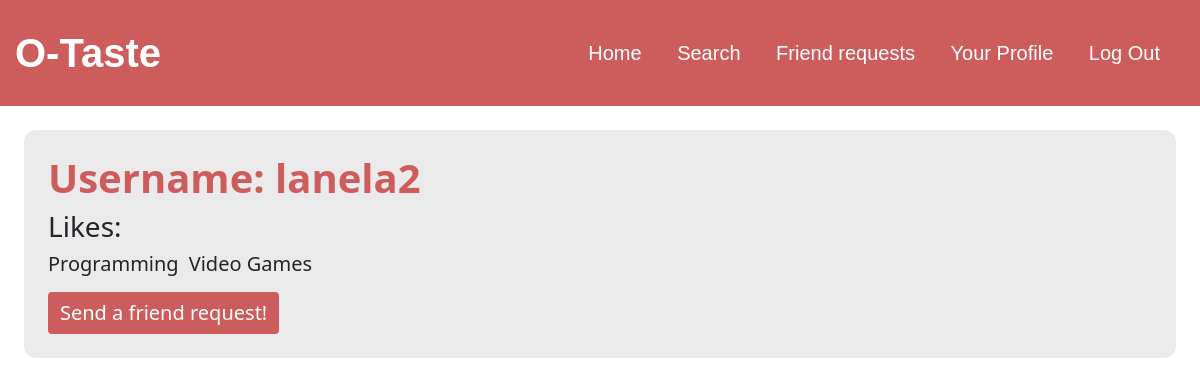
The app's page /other_profile?userId=3 (signed in) with its own data.
### tables this page shows
CREATE TABLE users (id INTEGER PRIMARY KEY AUTOINCREMENT NOT NULL, username TEXT NOT NULL, hash TEXT NOT NULL, birthday text not null, gender text not null, email text not null);

CREATE TABLE "areas" (id integer primary key autoincrement not null, name text(50) not null);

### app.py (the view)
@app.route("/other_profile")
def other_profile():
    def set_profile(id):
        friends = False
        request_sent = False
        request_received = False
        rows = db.execute("SELECT username, email FROM users WHERE id = ?", id)
        user = rows[0]
        user_interests = db.execute("SELECT a.name FROM interests i join areas a on a.id = i.areaId WHERE i.userId = ?", id)
        interests = db.execute("SELECT name FROM areas order by name")
        user_friends = db.execute("select u.username from users u join connections c on c.connectionId = u.id where c.userId = ?", id)
        rows = db.execute("select id, date from connections where userId = ? and connectionId = ?", id, session["user_id"])
        if rows:
            friends = True
            user["date"] = rows[0]["date"]
        else:
            rows = db.execute("select id from friendRequest where senderId = ? and receiverId = ?", session["user_id"], id)
            if rows:
                request_sent = True
            else:
                rows = db.execute("select id from friendRequest where senderId = ? and receiverId = ?", id, session["user_id"])
                if rows:
                    request_received = True
        return user, user_interests, interests, user_friends, friends, request_sent, request_received
    id = request.args.get("userId")
    user, user_interests, interests, user_friends, friends, request_sent, request_received = set_profile(id)
    return render_template(
        "other_profile.html",
        user=user,
        user_interests=user_interests,
        interests=interests,
        user_friends=user_friends,
        id=id,
        friends=friends,
        request_sent=request_sent,
        request_received=request_received
        ), 200

### app.py (called while the page is built)
@app.after_request
def after_request(response):
    response.headers["Cache-Control"] = "no-cache, no-store, must-revalidate"
    response.headers["Expires"] = 0
    response.headers["Pragma"] = "no-cache"
    return response

### templates/other_profile.html (shortened to what this page needs)
{% extends "layout.html" %}
{% block main %}
    <div class="mx-4 my-4">
        <section class="background px-4 py-4 mb-2">
            <h1 class="title">Username: {{ user.username }}</h1>
            <h3>Likes: </h3>
            {% if user_interests %}
                <div class="mb-4">
                    {% for interest in user_interests %}
                        <h5 class="like-display"> {{ interest.name }} </h5>
                    {% endfor %}
                </div>
            {% else %}
                <p>They have no interests</p>
            {% endif %}
            <br>
            <div class="text-left">
                {% if friends %}
                    <p>friends since {{ user.date }}</p>
                    <form action="/delete_friend"  method="post">
                        <input type="hidden" name="userId" value="{{ id }}">
                        <button class="btn btn-primary-name" type="submit" style="background-color: indianred; color: white; border:none; font-size: 20px;">Delete friend</button>
                    </form>
                {% else %}
                    {% if request_received  %}
                        <form action="/accept_request"  method="post">
                            <input type="hidden" name="userId" value="{{ id }}">
                            <button class="btn btn-primary-name" type="submit" style="background-color: indianred; color: white; border:none; font-size: 20px;">Accept friend request!</button>
                        </form>
                    {% elif not request_sent %}
                        <form action="/send_request"  method="post">
                            <button class="btn btn-primary-name" type="submit" style="background-color: indianred; color: white; border:none; font-size: 20px;">Send a friend request!</button>
                        </form>
                    {% else %}
                        <p>Friend request sent</p>
                    {% endif %}
                {% endif %}
            </div>
        </section>
    </div>
{% endblock %}

### static/styles.css (style rules this page uses)
.background { background-color: rgb(235, 234, 234); border-radius: 12px; }
.like-display { float: left; margin-right: 10px; }
.title { color: indianred; font-weight: bold; }

### records on screen
users: username "lanela2"
areas: name "Programming"
areas: name "Video Games"
